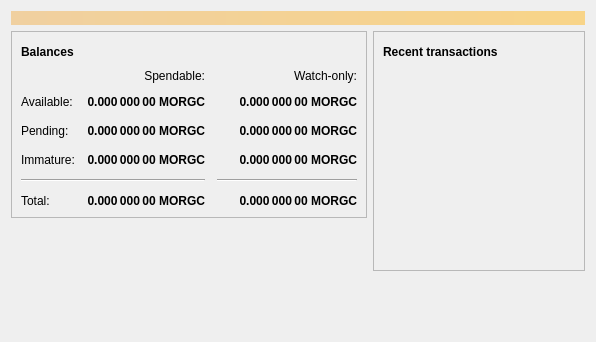
<?xml version="1.0" encoding="UTF-8"?>
<ui version="4.0">
 <class>OverviewPage</class>
 <widget class="QWidget" name="OverviewPage">
  <property name="geometry">
   <rect>
    <x>0</x>
    <y>0</y>
    <width>596</width>
    <height>342</height>
   </rect>
  </property>
  <property name="windowTitle">
   <string>Form</string>
  </property>
  <layout class="QVBoxLayout" name="topLayout">
   <item>
    <widget class="QLabel" name="labelAlerts">
     <property name="visible">
      <bool>false</bool>
     </property>
     <property name="styleSheet">
      <string notr="true">QLabel { background-color: qlineargradient(x1: 0, y1: 0, x2: 1, y2: 0, stop:0 #F0D0A0, stop:1 #F8D488); color:#000000; }</string>
     </property>
     <property name="wordWrap">
      <bool>true</bool>
     </property>
     <property name="margin">
      <number>3</number>
     </property>
     <property name="textInteractionFlags">
      <set>Qt::TextSelectableByMouse</set>
     </property>
    </widget>
   </item>
   <item>
    <layout class="QHBoxLayout" name="horizontalLayout" stretch="1,1">
     <item>
      <layout class="QVBoxLayout" name="verticalLayout_2">
       <item>
        <widget class="QFrame" name="frame">
         <property name="frameShape">
          <enum>QFrame::StyledPanel</enum>
         </property>
         <property name="frameShadow">
          <enum>QFrame::Raised</enum>
         </property>
         <layout class="QVBoxLayout" name="verticalLayout_4">
          <item>
           <layout class="QHBoxLayout" name="horizontalLayout_4">
            <item>
             <widget class="QLabel" name="label_5">
              <property name="font">
               <font>
                <weight>75</weight>
                <bold>true</bold>
               </font>
              </property>
              <property name="text">
               <string>Balances</string>
              </property>
             </widget>
            </item>
            <item>
             <widget class="QPushButton" name="labelWalletStatus">
              <property name="enabled">
               <bool>true</bool>
              </property>
              <property name="maximumSize">
               <size>
                <width>30</width>
                <height>16777215</height>
               </size>
              </property>
              <property name="toolTip">
               <string>The displayed information may be out of date. Your wallet automatically synchronizes with the MyOriginalCoin network after a connection is established, but this process has not completed yet.</string>
              </property>
              <property name="text">
               <string/>
              </property>
              <property name="icon">
               <iconset resource="../bitcoin.qrc">
                <normaloff>:/icons/warning</normaloff>
                <disabledoff>:/icons/warning</disabledoff>:/icons/warning</iconset>
              </property>
              <property name="iconSize">
               <size>
                <width>24</width>
                <height>24</height>
               </size>
              </property>
              <property name="flat">
               <bool>true</bool>
              </property>
             </widget>
            </item>
            <item>
             <spacer name="horizontalSpacer_3">
              <property name="orientation">
               <enum>Qt::Horizontal</enum>
              </property>
              <property name="sizeHint" stdset="0">
               <size>
                <width>40</width>
                <height>20</height>
               </size>
              </property>
             </spacer>
            </item>
           </layout>
          </item>
          <item>
           <layout class="QGridLayout" name="gridLayout">
            <property name="spacing">
             <number>12</number>
            </property>
            <item row="2" column="2">
             <widget class="QLabel" name="labelWatchPending">
              <property name="font">
               <font>
                <weight>75</weight>
                <bold>true</bold>
               </font>
              </property>
              <property name="cursor">
               <cursorShape>IBeamCursor</cursorShape>
              </property>
              <property name="toolTip">
               <string>Unconfirmed transactions to watch-only addresses</string>
              </property>
              <property name="text">
               <string notr="true">0.000 000 00 MORGC</string>
              </property>
              <property name="alignment">
               <set>Qt::AlignRight|Qt::AlignTrailing|Qt::AlignVCenter</set>
              </property>
              <property name="textInteractionFlags">
               <set>Qt::LinksAccessibleByMouse|Qt::TextSelectableByKeyboard|Qt::TextSelectableByMouse</set>
              </property>
             </widget>
            </item>
            <item row="2" column="1">
             <widget class="QLabel" name="labelUnconfirmed">
              <property name="font">
               <font>
                <weight>75</weight>
                <bold>true</bold>
               </font>
              </property>
              <property name="cursor">
               <cursorShape>IBeamCursor</cursorShape>
              </property>
              <property name="toolTip">
               <string>Total of transactions that have yet to be confirmed, and do not yet count toward the spendable balance</string>
              </property>
              <property name="text">
               <string notr="true">0.000 000 00 MORGC</string>
              </property>
              <property name="alignment">
               <set>Qt::AlignRight|Qt::AlignTrailing|Qt::AlignVCenter</set>
              </property>
              <property name="textInteractionFlags">
               <set>Qt::LinksAccessibleByMouse|Qt::TextSelectableByKeyboard|Qt::TextSelectableByMouse</set>
              </property>
             </widget>
            </item>
            <item row="3" column="2">
             <widget class="QLabel" name="labelWatchImmature">
              <property name="font">
               <font>
                <weight>75</weight>
                <bold>true</bold>
               </font>
              </property>
              <property name="cursor">
               <cursorShape>IBeamCursor</cursorShape>
              </property>
              <property name="toolTip">
               <string>Mined balance in watch-only addresses that has not yet matured</string>
              </property>
              <property name="text">
               <string notr="true">0.000 000 00 MORGC</string>
              </property>
              <property name="alignment">
               <set>Qt::AlignRight|Qt::AlignTrailing|Qt::AlignVCenter</set>
              </property>
              <property name="textInteractionFlags">
               <set>Qt::LinksAccessibleByMouse|Qt::TextSelectableByKeyboard|Qt::TextSelectableByMouse</set>
              </property>
             </widget>
            </item>
            <item row="4" column="0" colspan="2">
             <widget class="Line" name="line">
              <property name="orientation">
               <enum>Qt::Horizontal</enum>
              </property>
             </widget>
            </item>
            <item row="4" column="2">
             <widget class="Line" name="lineWatchBalance">
              <property name="sizePolicy">
               <sizepolicy hsizetype="Preferred" vsizetype="Fixed">
                <horstretch>0</horstretch>
                <verstretch>0</verstretch>
               </sizepolicy>
              </property>
              <property name="minimumSize">
               <size>
                <width>140</width>
                <height>0</height>
               </size>
              </property>
              <property name="orientation">
               <enum>Qt::Horizontal</enum>
              </property>
             </widget>
            </item>
            <item row="5" column="0">
             <widget class="QLabel" name="labelTotalText">
              <property name="text">
               <string>Total:</string>
              </property>
             </widget>
            </item>
            <item row="3" column="1">
             <widget class="QLabel" name="labelImmature">
              <property name="font">
               <font>
                <weight>75</weight>
                <bold>true</bold>
               </font>
              </property>
              <property name="cursor">
               <cursorShape>IBeamCursor</cursorShape>
              </property>
              <property name="toolTip">
               <string>Mined balance that has not yet matured</string>
              </property>
              <property name="text">
               <string notr="true">0.000 000 00 MORGC</string>
              </property>
              <property name="alignment">
               <set>Qt::AlignRight|Qt::AlignTrailing|Qt::AlignVCenter</set>
              </property>
              <property name="textInteractionFlags">
               <set>Qt::LinksAccessibleByMouse|Qt::TextSelectableByKeyboard|Qt::TextSelectableByMouse</set>
              </property>
             </widget>
            </item>
            <item row="2" column="3">
             <spacer name="horizontalSpacer_2">
              <property name="orientation">
               <enum>Qt::Horizontal</enum>
              </property>
              <property name="sizeHint" stdset="0">
               <size>
                <width>40</width>
                <height>20</height>
               </size>
              </property>
             </spacer>
            </item>
            <item row="3" column="0">
             <widget class="QLabel" name="labelImmatureText">
              <property name="text">
               <string>Immature:</string>
              </property>
             </widget>
            </item>
            <item row="5" column="1">
             <widget class="QLabel" name="labelTotal">
              <property name="font">
               <font>
                <weight>75</weight>
                <bold>true</bold>
               </font>
              </property>
              <property name="cursor">
               <cursorShape>IBeamCursor</cursorShape>
              </property>
              <property name="toolTip">
               <string>Your current total balance</string>
              </property>
              <property name="text">
               <string notr="true">0.000 000 00 MORGC</string>
              </property>
              <property name="alignment">
               <set>Qt::AlignRight|Qt::AlignTrailing|Qt::AlignVCenter</set>
              </property>
              <property name="textInteractionFlags">
               <set>Qt::LinksAccessibleByMouse|Qt::TextSelectableByKeyboard|Qt::TextSelectableByMouse</set>
              </property>
             </widget>
            </item>
            <item row="5" column="2">
             <widget class="QLabel" name="labelWatchTotal">
              <property name="font">
               <font>
                <weight>75</weight>
                <bold>true</bold>
               </font>
              </property>
              <property name="cursor">
               <cursorShape>IBeamCursor</cursorShape>
              </property>
              <property name="toolTip">
               <string>Current total balance in watch-only addresses</string>
              </property>
              <property name="text">
               <string notr="true">0.000 000 00 MORGC</string>
              </property>
              <property name="alignment">
               <set>Qt::AlignRight|Qt::AlignTrailing|Qt::AlignVCenter</set>
              </property>
              <property name="textInteractionFlags">
               <set>Qt::LinksAccessibleByMouse|Qt::TextSelectableByKeyboard|Qt::TextSelectableByMouse</set>
              </property>
             </widget>
            </item>
            <item row="0" column="2">
             <widget class="QLabel" name="labelWatchonly">
              <property name="text">
               <string>Watch-only:</string>
              </property>
              <property name="alignment">
               <set>Qt::AlignRight|Qt::AlignTrailing|Qt::AlignVCenter</set>
              </property>
             </widget>
            </item>
            <item row="1" column="0">
             <widget class="QLabel" name="labelBalanceText">
              <property name="text">
               <string>Available:</string>
              </property>
             </widget>
            </item>
            <item row="1" column="1">
             <widget class="QLabel" name="labelBalance">
              <property name="font">
               <font>
                <weight>75</weight>
                <bold>true</bold>
               </font>
              </property>
              <property name="cursor">
               <cursorShape>IBeamCursor</cursorShape>
              </property>
              <property name="toolTip">
               <string>Your current spendable balance</string>
              </property>
              <property name="text">
               <string notr="true">0.000 000 00 MORGC</string>
              </property>
              <property name="alignment">
               <set>Qt::AlignRight|Qt::AlignTrailing|Qt::AlignVCenter</set>
              </property>
              <property name="textInteractionFlags">
               <set>Qt::LinksAccessibleByMouse|Qt::TextSelectableByKeyboard|Qt::TextSelectableByMouse</set>
              </property>
             </widget>
            </item>
            <item row="1" column="2">
             <widget class="QLabel" name="labelWatchAvailable">
              <property name="font">
               <font>
                <weight>75</weight>
                <bold>true</bold>
               </font>
              </property>
              <property name="cursor">
               <cursorShape>IBeamCursor</cursorShape>
              </property>
              <property name="toolTip">
               <string>Your current balance in watch-only addresses</string>
              </property>
              <property name="text">
               <string notr="true">0.000 000 00 MORGC</string>
              </property>
              <property name="alignment">
               <set>Qt::AlignRight|Qt::AlignTrailing|Qt::AlignVCenter</set>
              </property>
              <property name="textInteractionFlags">
               <set>Qt::LinksAccessibleByMouse|Qt::TextSelectableByKeyboard|Qt::TextSelectableByMouse</set>
              </property>
             </widget>
            </item>
            <item row="2" column="0">
             <widget class="QLabel" name="labelPendingText">
              <property name="text">
               <string>Pending:</string>
              </property>
             </widget>
            </item>
            <item row="0" column="1">
             <widget class="QLabel" name="labelSpendable">
              <property name="text">
               <string>Spendable:</string>
              </property>
              <property name="alignment">
               <set>Qt::AlignRight|Qt::AlignTrailing|Qt::AlignVCenter</set>
              </property>
             </widget>
            </item>
           </layout>
          </item>
         </layout>
        </widget>
       </item>
       <item>
        <spacer name="verticalSpacer">
         <property name="orientation">
          <enum>Qt::Vertical</enum>
         </property>
         <property name="sizeHint" stdset="0">
          <size>
           <width>20</width>
           <height>40</height>
          </size>
         </property>
        </spacer>
       </item>
      </layout>
     </item>
     <item>
      <layout class="QVBoxLayout" name="verticalLayout_3">
       <item>
        <widget class="QFrame" name="frame_2">
         <property name="frameShape">
          <enum>QFrame::StyledPanel</enum>
         </property>
         <property name="frameShadow">
          <enum>QFrame::Raised</enum>
         </property>
         <layout class="QVBoxLayout" name="verticalLayout">
          <item>
           <layout class="QHBoxLayout" name="horizontalLayout_2">
            <item>
             <widget class="QLabel" name="label_4">
              <property name="font">
               <font>
                <weight>75</weight>
                <bold>true</bold>
               </font>
              </property>
              <property name="text">
               <string>Recent transactions</string>
              </property>
             </widget>
            </item>
            <item>
             <widget class="QPushButton" name="labelTransactionsStatus">
              <property name="enabled">
               <bool>true</bool>
              </property>
              <property name="maximumSize">
               <size>
                <width>30</width>
                <height>16777215</height>
               </size>
              </property>
              <property name="toolTip">
               <string>The displayed information may be out of date. Your wallet automatically synchronizes with the MyOriginalCoin network after a connection is established, but this process has not completed yet.</string>
              </property>
              <property name="text">
               <string/>
              </property>
              <property name="icon">
               <iconset resource="../bitcoin.qrc">
                <normaloff>:/icons/warning</normaloff>
                <disabledoff>:/icons/warning</disabledoff>:/icons/warning</iconset>
              </property>
              <property name="iconSize">
               <size>
                <width>24</width>
                <height>24</height>
               </size>
              </property>
              <property name="flat">
               <bool>true</bool>
              </property>
             </widget>
            </item>
            <item>
             <spacer name="horizontalSpacer">
              <property name="orientation">
               <enum>Qt::Horizontal</enum>
              </property>
              <property name="sizeHint" stdset="0">
               <size>
                <width>40</width>
                <height>20</height>
               </size>
              </property>
             </spacer>
            </item>
           </layout>
          </item>
          <item>
           <widget class="QListView" name="listTransactions">
            <property name="styleSheet">
             <string notr="true">QListView { background: transparent; }</string>
            </property>
            <property name="frameShape">
             <enum>QFrame::NoFrame</enum>
            </property>
            <property name="verticalScrollBarPolicy">
             <enum>Qt::ScrollBarAlwaysOff</enum>
            </property>
            <property name="horizontalScrollBarPolicy">
             <enum>Qt::ScrollBarAlwaysOff</enum>
            </property>
            <property name="selectionMode">
             <enum>QAbstractItemView::NoSelection</enum>
            </property>
           </widget>
          </item>
         </layout>
        </widget>
       </item>
       <item>
        <spacer name="verticalSpacer_2">
         <property name="orientation">
          <enum>Qt::Vertical</enum>
         </property>
         <property name="sizeHint" stdset="0">
          <size>
           <width>20</width>
           <height>40</height>
          </size>
         </property>
        </spacer>
       </item>
      </layout>
     </item>
    </layout>
   </item>
  </layout>
 </widget>
 <resources/>
 <connections/>
</ui>
